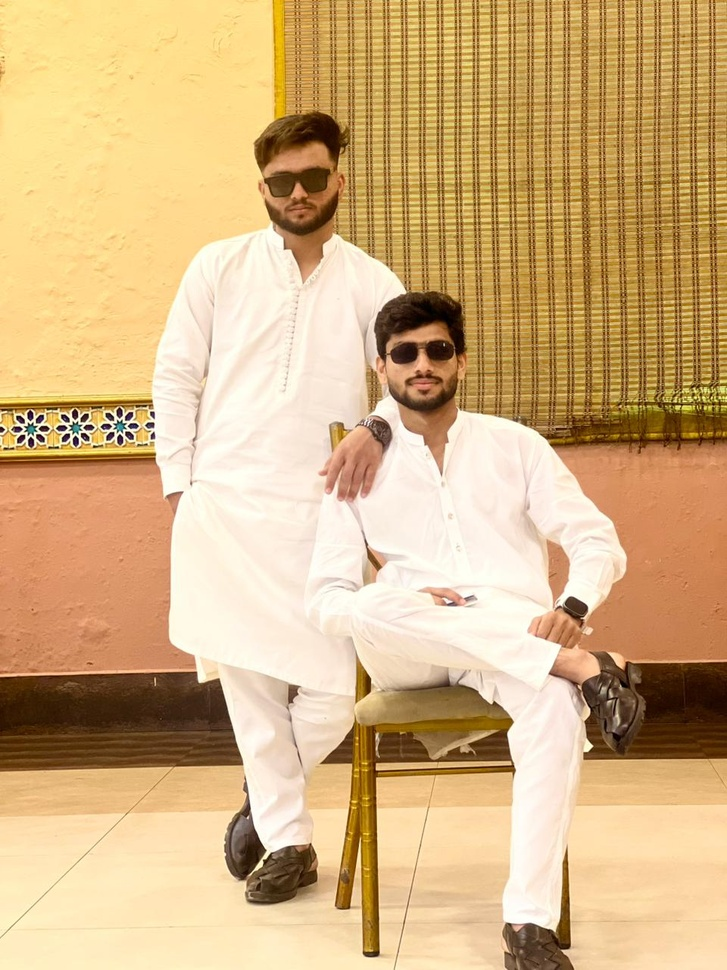
#> input picture uploads/current.jpg, 727 x 970 px, shrunk from 960 x 1280 before the run
$ python -i face_detect.py   (imports and definitions only)
#> lines starting #> are read from the running program, lines starting #| are printed output that depends on the picture
import cv2

def detect_face(image_path):
#> called with image_path = '../uploads/current.jpg'
    img = cv2.imread(image_path)
#> img is the input picture: shape (970, 727, 3); mean B, G, R 130, 178.5, 212.1

    if img is None:
        return False, "FACE NOT PRESENT — Image could not be loaded", None

    front_cascade = cv2.CascadeClassifier(
        cv2.data.haarcascades + 'haarcascade_frontalface_default.xml')
    eye_cascade = cv2.CascadeClassifier(
        cv2.data.haarcascades + 'haarcascade_eye.xml')

    rotations = [
        img,
        cv2.rotate(img, cv2.ROTATE_90_CLOCKWISE),
        cv2.rotate(img, cv2.ROTATE_180),
        cv2.rotate(img, cv2.ROTATE_90_COUNTERCLOCKWISE)
    ]

    best_rotated = None
    best_face = None

    for rotated in rotations:
        gray = cv2.cvtColor(rotated, cv2.COLOR_BGR2GRAY)
        img_h, img_w = rotated.shape[:2]
        img_area = img_h * img_w

        faces = front_cascade.detectMultiScale(
            gray, scaleFactor=1.1, minNeighbors=8, minSize=(80, 80))

        if len(faces) == 0:
            eyes = eye_cascade.detectMultiScale(
                gray, scaleFactor=1.1, minNeighbors=8, minSize=(40, 40))
            if len(eyes) >= 2:
                eyes = sorted(eyes, key=lambda e: e[2]*e[3], reverse=True)
                ex, ey, ew, eh = eyes[0]
                fx = max(0, ex - ew)
                fy = max(0, ey - eh*2)
                fw = min(ew * 4, img_w - fx)
                fh = min(eh * 6, img_h - fy)
                # Save rotated image first
                cv2.imwrite(image_path, rotated)
                return True, "Face detected successfully!", (fx, fy, fw, fh)
            continue

        faces = sorted(faces, key=lambda f: f[2]*f[3], reverse=True)
        main_face = faces[0]
        main_area = main_face[2] * main_face[3]

        if main_area < img_area * 0.02:
            continue

        real_faces = [f for f in faces if (f[2]*f[3]) > main_area * 0.3]

        if len(real_faces) > 1:
            return False, "REJECTED — Multiple faces detected, please take a solo photo", None

        best_rotated = rotated
        best_face = main_face
        break
#> this loop made 4 passes
#> (img_h, img_w) on passes 2 to 4: (727, 970), (970, 727), (727, 970)
#> (img_h, img_w, faces, main_area) on pass 1: (970, 727, [[371, 313, 105, 105], [249, 143, 101, 101]], 11025)
#> pass 1, in detect_face, `gray = cv2.cvtColor(rotated, cv2.COLOR_BGR2GRAY)`:
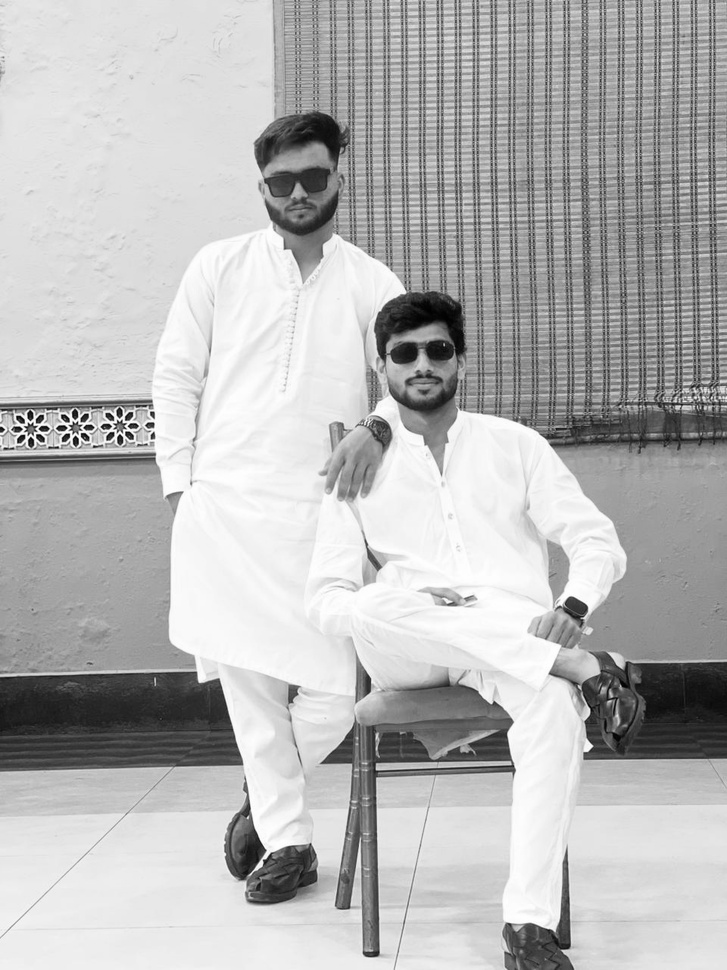
#> gray: shape (970, 727); min 0, max 255, mean 183
#> pass 2, in detect_face, `gray = cv2.cvtColor(rotated, cv2.COLOR_BGR2GRAY)`:
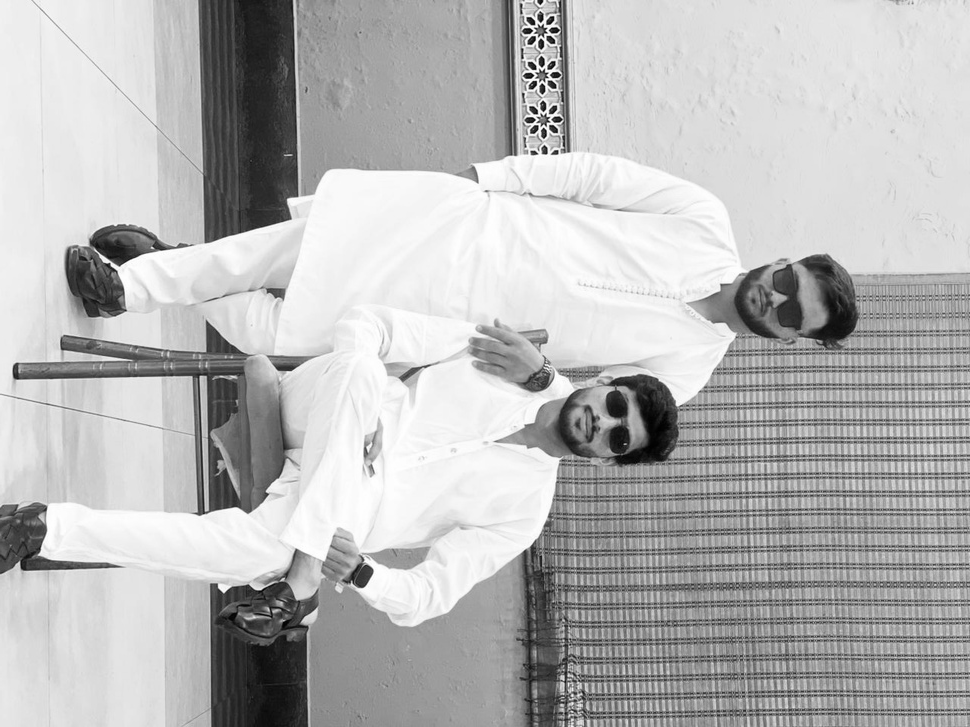
#> gray: shape (727, 970); min 0, max 255, mean 183
#> pass 3, in detect_face, `gray = cv2.cvtColor(rotated, cv2.COLOR_BGR2GRAY)`:
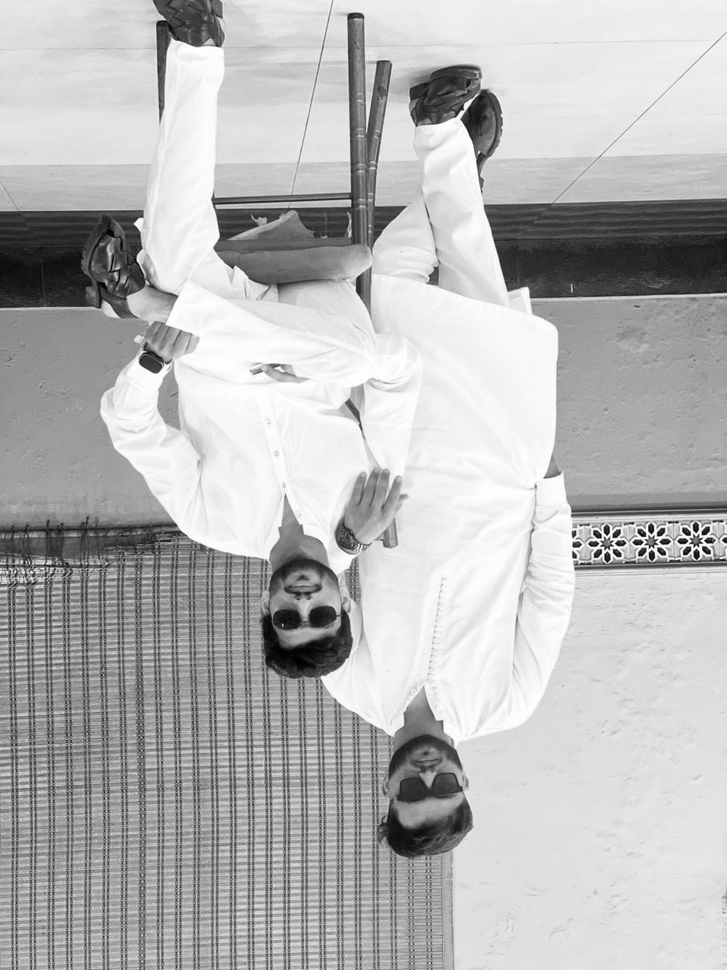
#> gray: shape (970, 727); min 0, max 255, mean 183
#> after the loop:
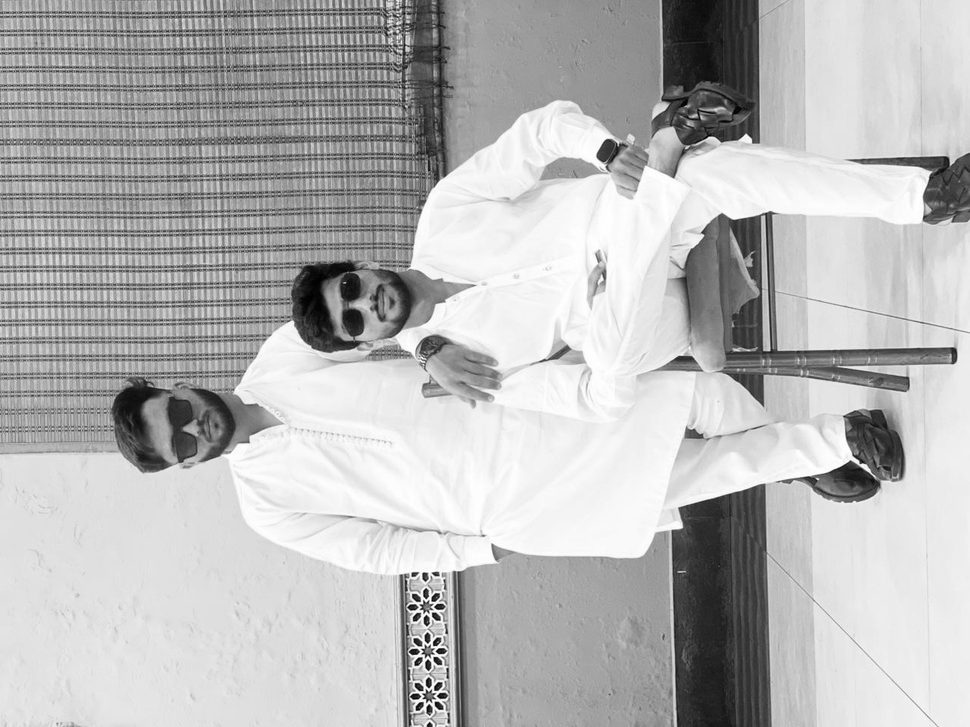
#> gray: shape (727, 970); min 0, max 255, mean 183

    if best_face is None:
        return False, "FACE NOT PRESENT — No face found in the photo", None

    # Save rotated image then return coords
    cv2.imwrite(image_path, best_rotated)
    x, y, w, h = best_face
    return True, "Face detected successfully!", (x, y, w, h)

>>> result = detect_face('../uploads/current.jpg')
